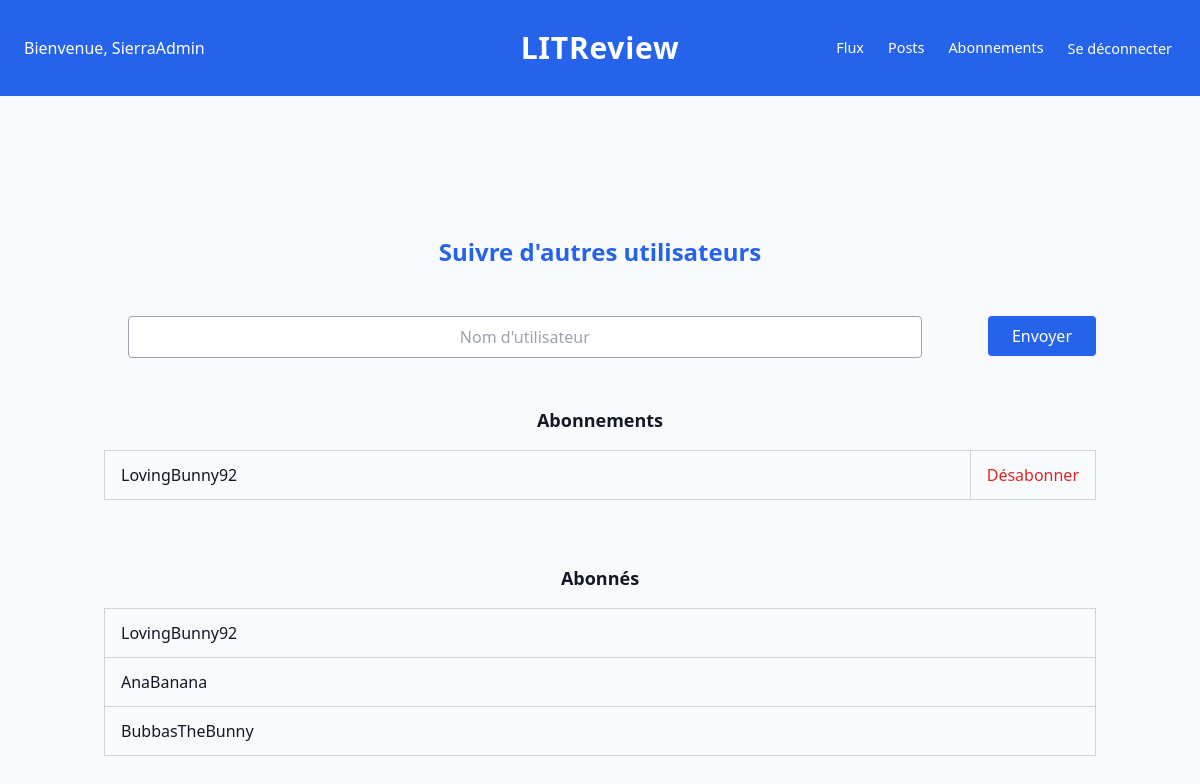
Before: /users/moi/follows/ (signed in) with the older database file.
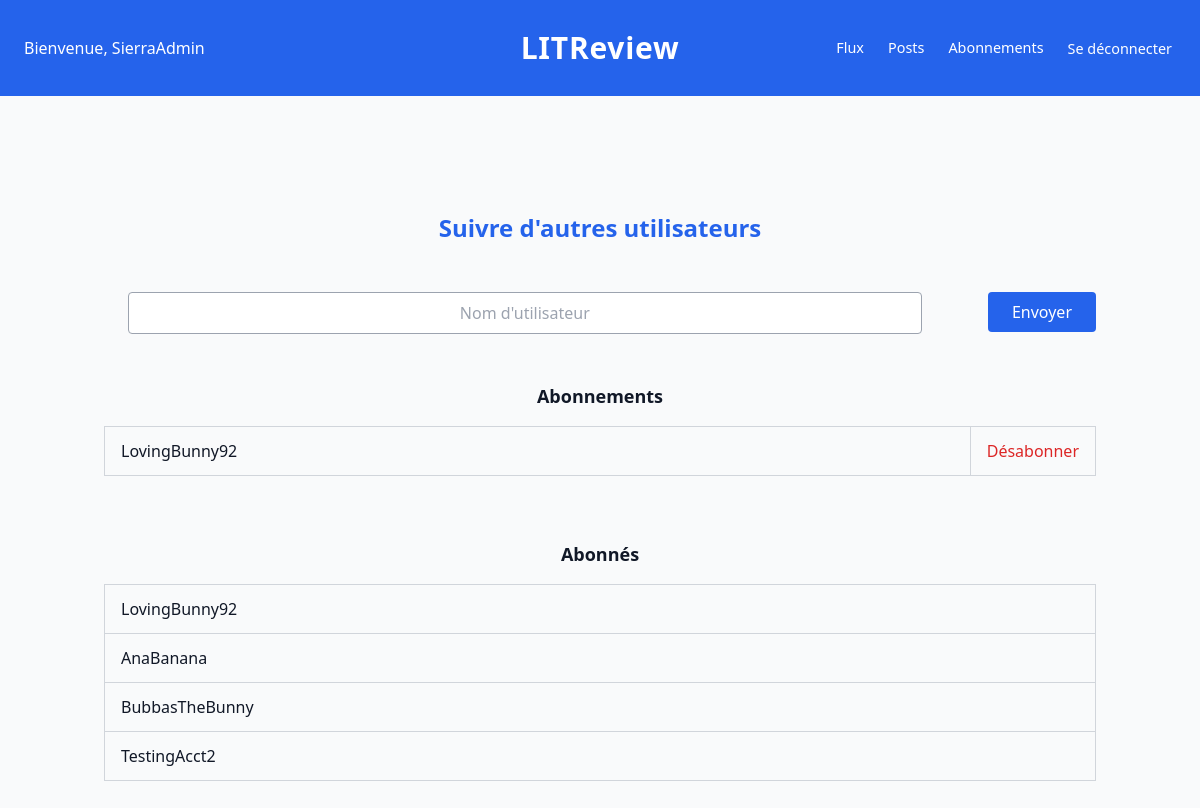
After: the same page with the newer database file.
### users/models.py (models this page shows)
class User(AbstractUser):
    pass

### users/views.py (the view, shortened to what this page needs)
# urls.py: path("moi/follows/", views.my_follows, name="my_follows"),
@login_required
def my_follows(request):
    user = request.user
    following_list = User.objects.filter(followers__user=request.user)
    followers_list = User.objects.filter(following__followed_user=request.user)
    return render(
        request,
        "users/pages/follows.html",
        {
            "following_list": following_list,
            "followers_list": followers_list,
        },
    )

### templates/users/pages/follows.html (shortened to what this page needs)
{% extends "base.html" %}
{% block content %}
<div class="w-full flex justify-center">
    <div class="w-full max-w-5xl px-4">
        <h1 class="text-blue-600 text-2xl font-semibold text-center mb-12">
            Suivre d'autres utilisateurs
        </h1>
        <form method="post" class="mb-12">
            <div class="flex flex-col md:flex-row items-start gap-4">
                <input type="text"
                       name="username"
                       placeholder="Nom d'utilisateur"
                       class="w-full md:w-4/5 border border-gray-400 px-3 py-2 md:ml-6 rounded
                       placeholder:text-center text-left bg-white">
                <button type="submit"
                        class="bg-blue-600 text-white px-6 py-2 rounded whitespace-nowrap h-auto ml-auto">
                    Envoyer
                </button>
            </div>
        </form>
        <section id="abonnements" class="mt-10">
            <h2 class="text-lg font-semibold mb-4 text-center ">Abonnements</h2>
            <div class="border border-gray-300 divide-y divide-gray-300">
                {% for follow in following_list %}
                    <div class="grid grid-cols-[1fr_auto]">
                        <div class="px-4 py-3 w-full md:border-r md:border-gray-300">
                            {{ follow.username }}
                        </div>
                        <div class="px-4 py-3 flex justify-end items-center">
                            <form action="{% url 'users:unfollow' follow.id %}" method="post">
                                <button class="text-red-600 hover:underline whitespace-nowrap">
                                    Désabonner
                                </button>
                            </form>
                        </div>
                    </div>
                {% empty %}
                    <p class="px-4 py-4 text-gray-500">Aucun abonnement.</p>
                {% endfor %}
            </div>
        </section>
        <section id="abonnes" class="mt-16">
            <h2 class="text-lg font-semibold mb-4 text-center">Abonnés</h2>
            <div class="border border-gray-300 divide-y divide-gray-300">
                {% for follower in followers_list %}
                    <div class="px-4 py-3">
                        {{ follower.username }}
                    </div>
                {% empty %}
                    <p class="px-4 py-4 text-gray-500">Aucun abonné.</p>
                {% endfor %}
            </div>
        </section>
    </div>
</div>
{% endblock %}

Changed rows visible on the page:
added User: username "TestingAcct2", shown under "Abonnés"
